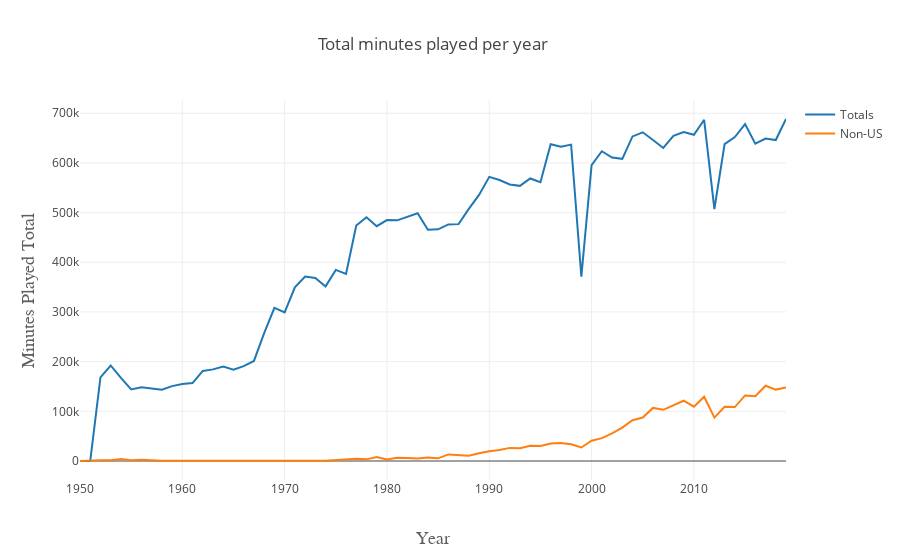

This figure's notebook cell:
### Markdown cell above
#### Minutes Played

### Code cell
trace1 = go.Scatter(
    x=stat_by_year.index,
    y=stat_by_year.MP,
    name='Totals'
)
trace2 = go.Scatter(
    x=stati_by_year.index,
    y=stati_by_year.MP,
    name='Non-US'
)

data = [trace1, trace2]
layout = go.Layout(
    title=go.layout.Title(
        text='Total minutes played per year',
        xref='paper',
    ),
    xaxis=go.layout.XAxis(
        title=go.layout.xaxis.Title(
            text='Year',
            font=dict(
                family='Courier New, monospace',
                size=18,
                color='#5f5f5f'
            )
        )
    ),
    yaxis=go.layout.YAxis(
        title=go.layout.yaxis.Title(
            text='Minutes Played Total',
            font=dict(
                family='Courier New, monospace',
                size=18,
                color='#5f5f5f'
            )
        )
    )
)
fig = go.Figure(data=data, layout=layout)
py.offline.iplot(fig)

### Figure 1 — Plotly figure (JSON) as saved in the notebook; plotly's stock layout.template omitted (floating-point values rounded to 4 significant figures)
{"data": [{"name": "Totals", "type": "scatter", "uid": "4c8a7efc-897a-49bf-a344-6fa12920edaa", "x": [1950, 1951, 1952, 1953, 1954, 1955, 1956, 1957, 1958, 1959, 1960, 1961, 1962, 1963, 1964, 1965, 1966, 1967, 1968, 1969, 1970, 1971, 1972, 1973, 1974, 1975, 1976, 1977, 1978, 1979, 1980, 1981, 1982, 1983, 1984, 1985, 1986, 1987, 1988, 1989, 1990, 1991, 1992, 1993, 1994, 1995, 1996, 1997, 1998, 1999, 2000, 2001, 2002, 2003, 2004, 2005, 2006, 2007, 2008, 2009, 2010, 2011, 2012, 2013, 2014, 2015, 2016, 2017, 2018, 2019], "y": [0, 0, 168323, 192253, 167478, 144115, 148421, 145337, 143290, 150758, 154995, 156798, 181298, 184395, 190059, 183652, 190878, 201347, 257203, 308147, 299269, 349579, 371130, 368511, 351425, 384666, 376375, 473938, 490719, 472608, 484812, 484370, 490771, 498741, 465432, 466340, 476128, 476767, 507434, 535650, 571889, 565462, 556538, 553795, 568690, 560989, 637689, 632501, 636844, 370984, 595454, 623500, 610770, 608151, 653247, 661641, 646039, 630031, 654568, 662148, 656676, 686746, 507163, 637705, 651866, 678196, 638580, 648955, 645993, 688358]}, {"name": "Non-US", "type": "scatter", "uid": "c852e46b-73c8-4542-9652-bd69dab26762", "x": [1950, 1951, 1952, 1953, 1954, 1955, 1956, 1957, 1958, 1974, 1975, 1976, 1977, 1978, 1979, 1980, 1981, 1982, 1983, 1984, 1985, 1986, 1987, 1988, 1989, 1990, 1991, 1992, 1993, 1994, 1995, 1996, 1997, 1998, 1999, 2000, 2001, 2002, 2003, 2004, 2005, 2006, 2007, 2008, 2009, 2010, 2011, 2012, 2013, 2014, 2015, 2016, 2017, 2018, 2019], "y": [0, 0, 1507, 1745, 4211, 1326, 2452, 1592, 302, 693, 1690, 2247, 4447, 3298, 7913, 2970, 6579, 6259, 4887, 6936, 5410, 13284, 11336, 10686, 15467, 19675, 22061, 26386, 25742, 30501, 30268, 35135, 36355, 33846, 27169, 40828, 46048, 55389, 67165, 81960, 87473, 106845, 103048, 111403, 121303, 109340, 129418, 87384, 109220, 108603, 131980, 130266, 151409, 143724, 148001]}], "layout": {"title": {"text": "Total minutes played per year", "xref": "paper"}, "xaxis": {"title": {"font": {"color": "#5f5f5f", "family": "Courier New, monospace", "size": 18}, "text": "Year"}}, "yaxis": {"title": {"font": {"color": "#5f5f5f", "family": "Courier New, monospace", "size": 18}, "text": "Minutes Played Total"}}}}
